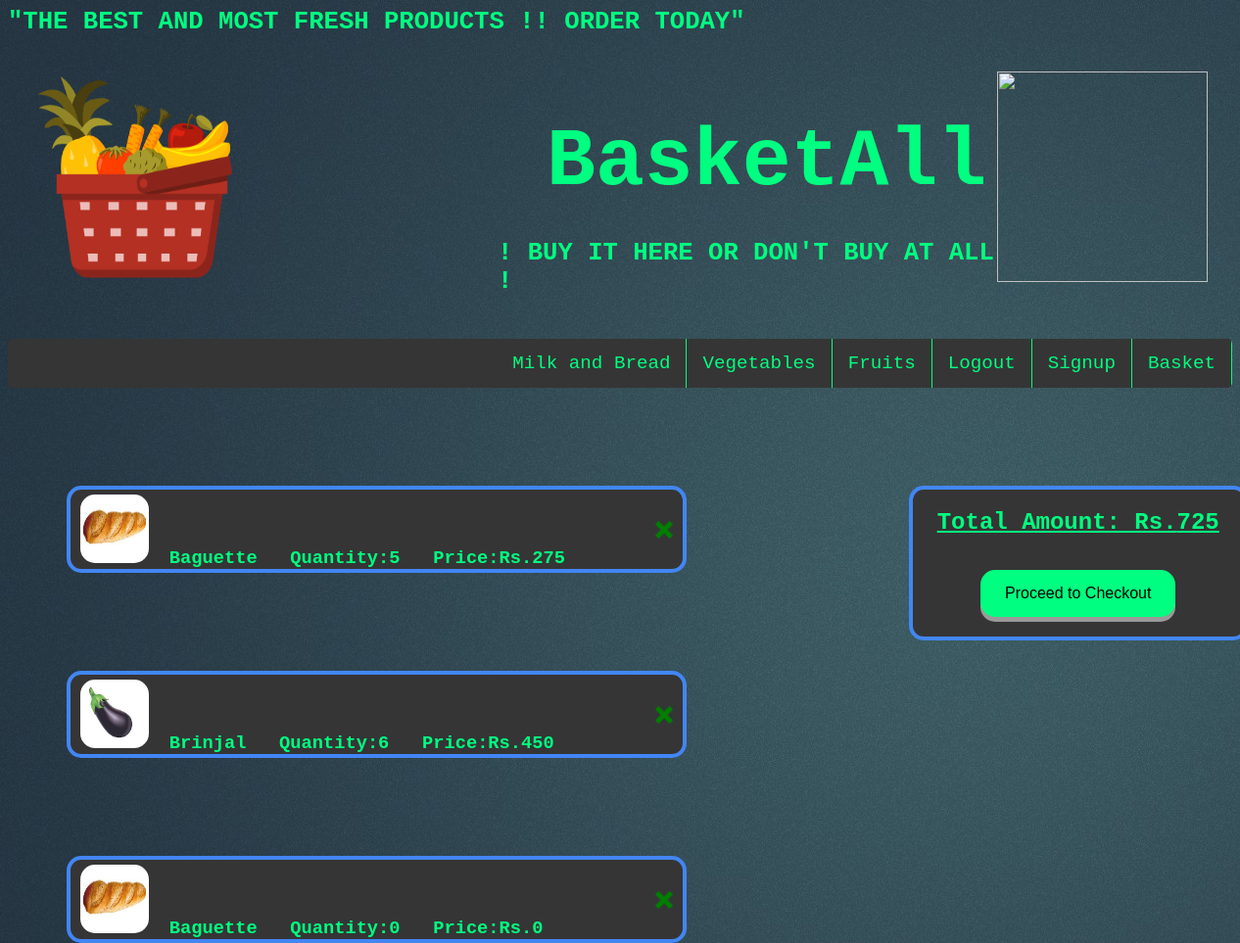
/php/basket.php (signed in), run on the app's committed database.
### tables this page shows
CREATE TABLE IF NOT EXISTS `basket` (
  `username` varchar(10) NOT NULL,
  `prod_id` int(11) NOT NULL,
  `prod_name` varchar(20) NOT NULL,
  `imgname` varchar(20) NOT NULL,
  `quantity` int(11) NOT NULL,
  `cost` int(11) NOT NULL
);

### php/basket.php (the view, shortened to what this page needs)
<html>
<head>
<link rel="stylesheet" type="text/css" href="../css/basket.css">
</head>
<body background="../imgs/bck.jpg">
<div class="div2">
	<marquee scrollamount="15" behavior="alternate"><h3 class="mrq"> "THE BEST AND MOST FRESH PRODUCTS !! ORDER TODAY" </h3></marquee>
	<a href="../php/basket.php" style="text-decoration:none"><img class="symbol" src="../imgs/symbol3.png" align="right"></a>
	<a href="../index.php" style="text-decoration:none"><img class="symbol1" src="../imgs/symbol2.png" align="left"></a>
	<a href="../index.php" style="text-decoration:none"><h1 class="heading"> BasketAll </h1></a>
	<h3 class="tag" style="margin-left: 500px;"> ! BUY IT HERE OR DON'T BUY AT ALL !</h3>
	</div>
    <br>
<div class="div1">
	<ul class="ul1">
    <li style="float:right;" class="links"><a href="" class="active" >Basket</a></li>
  <li style="float:right;" class="links"><a href="../html/signup.html" class="active"  >Signup</a></li>
  <?php if(!isset($_SESSION['username'])){echo "<li style='float:right' class='links'><a href='../html/login.html' class='active'>Login</a></li>";}
    else {echo "<li style='float:right' class='links'><a href='logout.php' class='active'>Logout</a></li>";} ?>
  <li style="float:right;" class="links"><a href="fruits.php" class="active" >Fruits</a></li>
  <li style="float:right;" class="links"><a href="vegetables.php" class="active"  >Vegetables</a></li>
  <li style="float:right;" class="links"><a href="mandb.php" class="active">Milk and Bread</a></li>
</ul>
</div>
<?php
$usr = $_SESSION['username'];
$conn = mysqli_connect('localhost', 'root' , '', 'basketall');
$sql = "select * from basket where username='$usr' ";
$result = mysqli_query($conn,$sql);
if(mysqli_num_rows($result)>0)
{
  while($row=mysqli_fetch_array($result))
  {
  	echo "<div class='summary' style='overflow:hidden; float:left; margin-top:100px; margin-left:60px; width:50%; color:#00ff80;  border:4px solid #4286f4; text-align: left; border-radius: 15px; background-color: #353535; font-family:Courier New;'>
<img src='../imgs/".$row['imgname']."' style='width:70px; height:70px; border-radius: 15px; margin-top: 5px; margin-left: 10px;' class='sum1'>
<h3 class='sum1' style='color: #00ff80; font-family: Courier New; padding-bottom:10px; '>&nbsp".$row['prod_name']." &nbsp  Quantity:".$row['quantity']." &nbsp  Price:Rs.".$row['cost']."</h3>
<a href='delete.php?id=".$row['prod_id']."'><img src='../imgs/delete.png' style='width:18px; height:18px; float: right; padding-top:32px; padding-right:10px;  ' class='sum1'></a>
</div> ";
	}
}
$sql2 = "select sum(cost) from basket where username='$usr' ";
$res = mysqli_query($conn,$sql2);
$row2 = mysqli_fetch_array($res);
echo " <div style='overflow:hidden; color: #00ff80; height:150px;  margin-top:100px;  margin-left:920px; border:4px solid #4286f4; text-align: center; border-radius: 15px; background-color: #353535; font-family:Courier New; width:27%; ' class='total'>
<form action='final.php'>
<h2 style='color: #00ff80; font-family: Courier New;  '><u>Total Amount: Rs.".$row2['sum(cost)']."</u></h2>
<input type='submit' value='Proceed to Checkout' class='button'>
</form>
</div>  ";
?>
</body>
</html>

### css/basket.css (style rules this page uses)
.ul1 { list-style-type: none; margin: 0; padding: 0; overflow: hidden; background-color:#353535; }
.links { float: left; border-right: 1px solid #00ff80; }
.links a { display: block; color: #00ff80; text-align: center; padding: 14px 16px; text-decoration: none; }
.active { background-color:#353535; color: #00ff80; font-size: 1.2rem; padding: 1.1rem; font-family: Courier New; border-top: 2px #00ff40; border-bottom: 2px #00ff40; }
.div1 { overflow: hidden; -webkit-border-radius: 5px; border-radius: 5px; }
.heading { height: 70px; width: 450px; margin-top: 0px; margin-left: 550px; font-size: 5.2rem; font-family: Courier New; color: #00ff80; padding-top: 3.5rem; }
.symbol { margin-top: 10px; margin-right:25px; width: 215px; height:215px; }
.tag { margin-left: 520px; color: #00ff80; font-family: Courier New; font-size: 1.6rem; }
.mrq { color: #00ff80; font-family: Courier New; font-size: 1.6rem; }
.symbol1 { margin-top: 10px; margin-left: 0px; width: 260px; height:215px; }
.button { display: inline-block; padding: 15px 25px; font-size: 16px; cursor: pointer; text-align: center; text-decoration: none; outline: none; color: black; background-color:#00ff80; border: none; border-radius: 15px; box-shadow: 0 5px #999; margin-top: 15px; }
.sum1 { display: inline; }

### data on the page
basket: imgname (picture), prod_name "Baguette", quantity "5", cost "275"
basket: imgname (picture), prod_name "Brinjal", quantity "6", cost "450"
basket: imgname (picture), prod_name "Baguette", quantity "0", cost "0"

### other printed values
$row2['sum(cost)'] "725"
